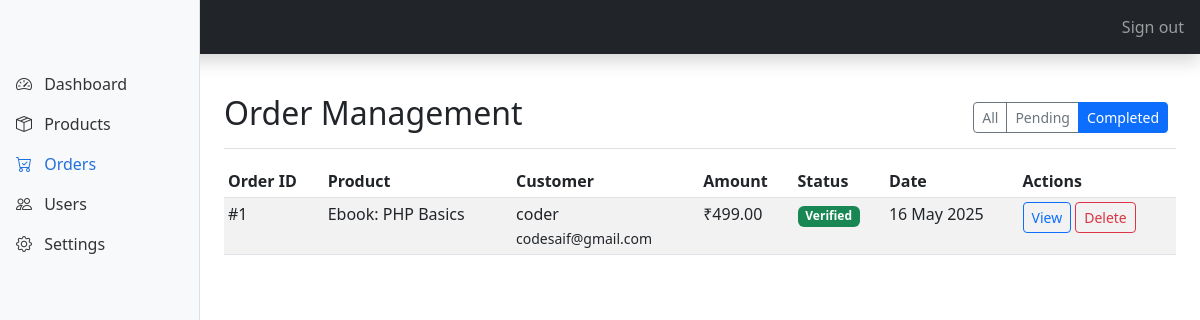
The page /admin/orders.php?filter=completed (signed in) on the database its author committed.
### tables this page shows
CREATE TABLE `orders` (
  `id` int(11) NOT NULL,
  `product_id` int(11) DEFAULT NULL,
  `name` varchar(100) DEFAULT NULL,
  `email` varchar(100) DEFAULT NULL,
  `phone` varchar(20) DEFAULT NULL,
  `payment_screenshot` varchar(255) DEFAULT NULL,
  `is_verified` tinyint(1) DEFAULT 0,
  `created_at` timestamp NOT NULL DEFAULT current_timestamp()
);

CREATE TABLE `products` (
  `id` int(11) NOT NULL,
  `title` varchar(255) NOT NULL,
  `description` text DEFAULT NULL,
  `price` decimal(10,2) NOT NULL,
  `file_url` varchar(255) DEFAULT NULL,
  `created_at` timestamp NOT NULL DEFAULT current_timestamp(),
  `is_featured` tinyint(1) DEFAULT 0
);

### admin/orders.php (the view, shortened to what this page needs)
<?php
require_once('includes/admin_header.php');
$filter = isset($_GET['filter']) ? $_GET['filter'] : 'all';
$where = '';
if ($filter == 'completed') $where = "WHERE o.is_verified = 1";
$orders = mysqli_query($conn, "
    SELECT o.*, p.title as product_name, p.price
    FROM orders o
    JOIN products p ON o.product_id = p.id
    $where
    ORDER BY o.created_at DESC
");
?>
<div class="d-flex justify-content-between flex-wrap flex-md-nowrap align-items-center pt-3 pb-2 mb-3 border-bottom">
    <h1 class="h2">Order Management</h1>
    <div class="btn-toolbar mb-2 mb-md-0">
        <div class="btn-group me-2">
            <a href="orders.php?filter=all" class="btn btn-sm <?= $filter == 'all' ? 'btn-primary' : 'btn-outline-secondary' ?>">All</a>
            <a href="orders.php?filter=pending" class="btn btn-sm <?= $filter == 'pending' ? 'btn-primary' : 'btn-outline-secondary' ?>">Pending</a>
            <a href="orders.php?filter=completed" class="btn btn-sm <?= $filter == 'completed' ? 'btn-primary' : 'btn-outline-secondary' ?>">Completed</a>
        </div>
    </div>
</div>
<?php if (isset($_GET['action']) && $_GET['action'] == 'view'): ?>
<div class="card mb-4">
    <div class="card-body">
        <h4 class="card-title">Order #<?= $order['id'] ?></h4>
        <div class="row mb-4">
            <div class="col-md-6">
                <h5>Customer Details</h5>
                <p>
                    <strong>Name:</strong> <?= $order['name'] ?><br>
                    <strong>Email:</strong> <?= $order['email'] ?><br>
                    <strong>Phone:</strong> <?= $order['phone'] ?><br>
                    <strong>Order Date:</strong> <?= date('d M Y H:i', strtotime($order['created_at'])) ?>
                </p>
            </div>
            <div class="col-md-6">
                <h5>Product Details</h5>
                <p>
                    <strong>Product:</strong> <?= $order['product_name'] ?><br>
                    <strong>Amount:</strong> ₹<?= number_format($order['price'], 2) ?><br>
                    <strong>Status:</strong>
                    <?php if ($order['is_verified']): ?>
                        <span class="badge bg-success">Verified</span>
                    <?php else: ?>
                        <span class="badge bg-warning text-dark">Pending</span>
                    <?php endif; ?>
                </p>
            </div>
        </div>
        <h5>Payment Proof</h5>
        <img src="../../uploads/payments/<?= $order['payment_screenshot'] ?>" class="img-fluid mb-3" style="max-height: 300px;">
        <div class="d-flex gap-2">
            <?php if (!$order['is_verified']): ?>
                <a href="orders.php?action=verify&id=<?= $order['id'] ?>" class="btn btn-success">Verify Payment</a>
            <?php endif; ?>
            <a href="orders.php" class="btn btn-secondary">Back to Orders</a>
        </div>
    </div>
</div>
<?php else: ?>
<div class="table-responsive">
    <table class="table table-striped table-sm">
        <thead>
            <tr>
                <th>Order ID</th>
                <th>Product</th>
                <th>Customer</th>
                <th>Amount</th>
                <th>Status</th>
                <th>Date</th>
                <th>Actions</th>
            </tr>
        </thead>
        <tbody>
            <?php while ($order = mysqli_fetch_assoc($orders)): ?>
            <tr>
                <td>#<?= $order['id'] ?></td>
                <td><?= $order['product_name'] ?></td>
                <td><?= $order['name'] ?><br><small><?= $order['email'] ?></small></td>
                <td>₹<?= number_format($order['price'], 2) ?></td>
                <td>
                    <?php if ($order['is_verified']): ?>
                        <span class="badge bg-success">Verified</span>
                    <?php else: ?>
                        <span class="badge bg-warning text-dark">Pending</span>
                    <?php endif; ?>
                </td>
                <td><?= date('d M Y', strtotime($order['created_at'])) ?></td>
                <td>
                    <div class="d-flex gap-1">
                        <a href="orders.php?action=view&id=<?= $order['id'] ?>" class="btn btn-sm btn-outline-primary">View</a>
                        <a href="orders.php?action=delete&id=<?= $order['id'] ?>" class="btn btn-sm btn-outline-danger" onclick="return confirm('Delete this order?')">Delete</a>
                    </div>
                </td>
            </tr>
            <?php endwhile; ?>
        </tbody>
    </table>
</div>
<?php endif; ?>
<?php require_once('includes/admin_footer.php'); ?>

### rows shown on the page
orders: id "1", product.title "Ebook: PHP Basics", name "coder", email "codesaif@gmail.com", product.price "499.00", is_verified "Verified", created_at "16 May 2025"
